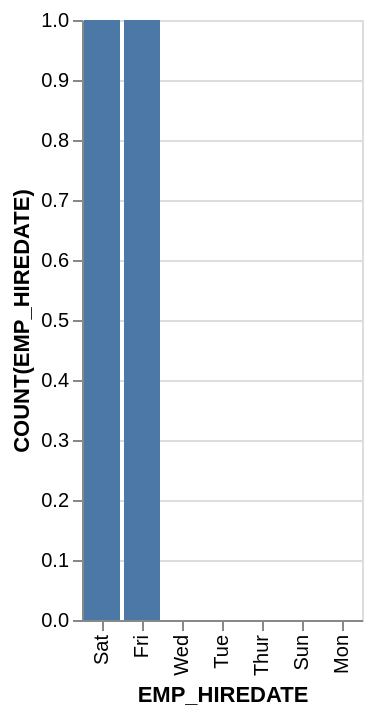

Vega-Lite specification for this chart:
### Vega-Lite specification from a JSON file in a GitHub repository (floating-point values rounded to 4 significant figures)
{"data": {"values": [{"x_data": "Sat", "y_data": 1}, {"x_data": "Fri", "y_data": 1}, {"x_data": "Wed", "y_data": 0}, {"x_data": "Tue", "y_data": 0}, {"x_data": "Thur", "y_data": 0}, {"x_data": "Sun", "y_data": 0}, {"x_data": "Mon", "y_data": 0}]}, "mark": "bar", "encoding": {"x": {"field": "x_data", "type": "nominal", "title": "EMP_HIREDATE", "sort": {"op": "sum", "field": "y_data", "order": "descending"}}, "y": {"field": "y_data", "type": "quantitative", "title": "COUNT(EMP_HIREDATE)"}}}
